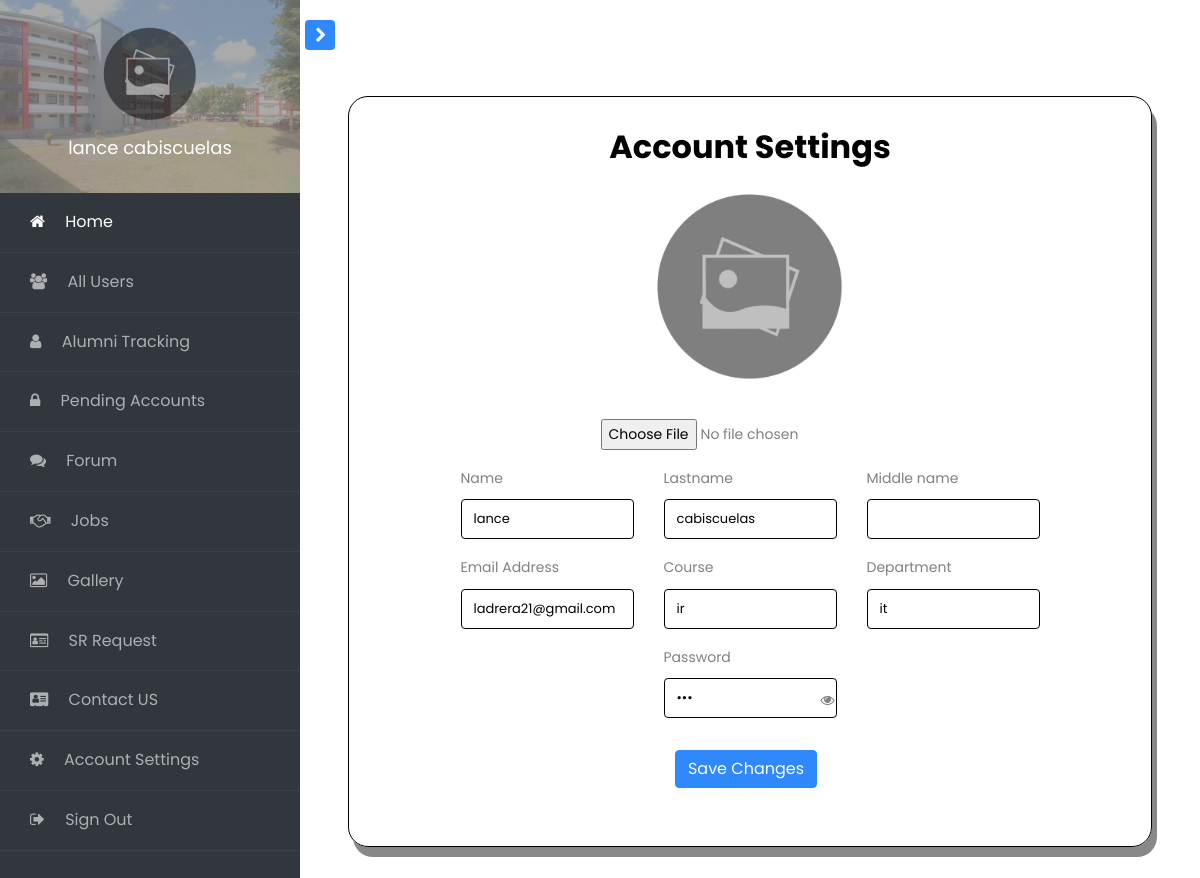
Before: /access/admin/index.php?page=settings (signed in) with the older database file.
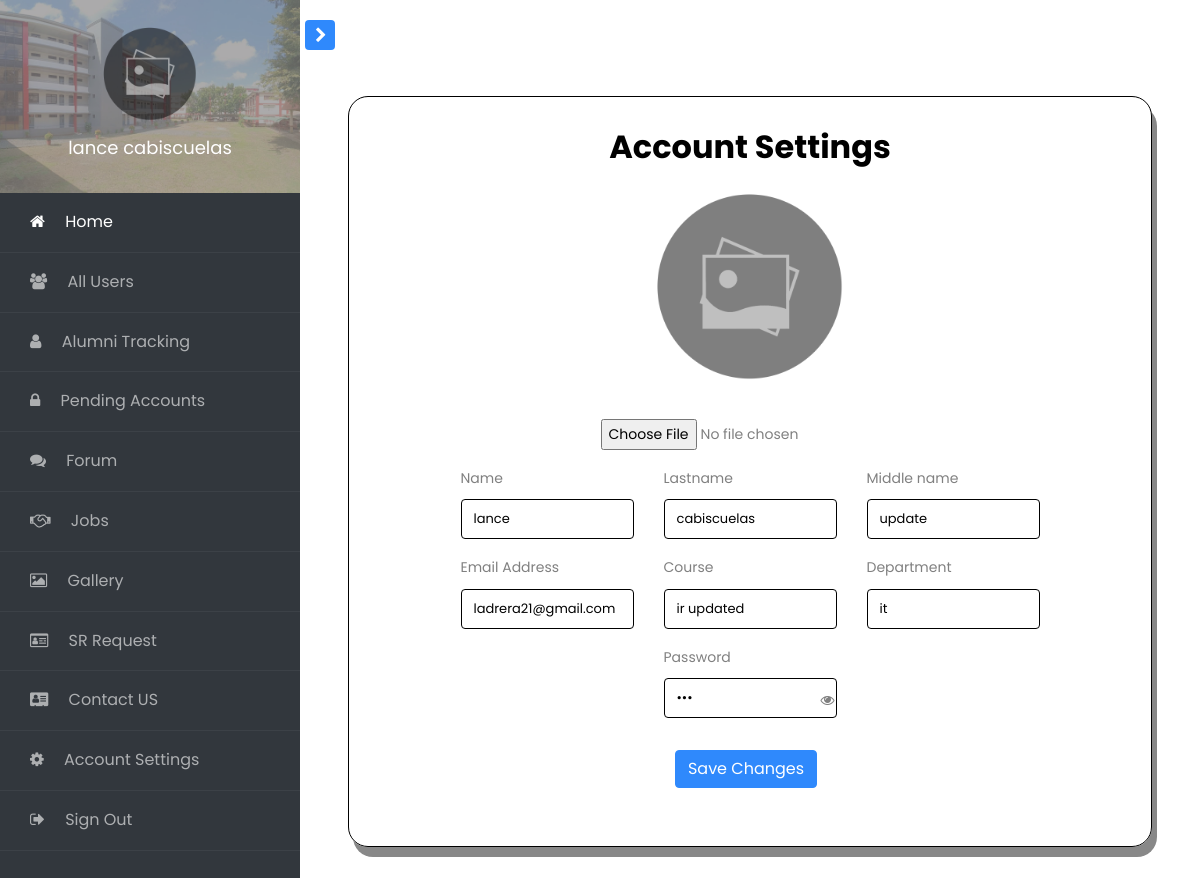
After: the same page with the newer database file.
### tables this page shows
CREATE TABLE `user_information` (
  `id` int(11) NOT NULL,
  `name` varchar(40) NOT NULL,
  `lastname` varchar(50) NOT NULL,
  `middle_name` varchar(50) NOT NULL,
  `email_address` varchar(100) NOT NULL,
  `department` varchar(50) NOT NULL,
  `mobile_number` varchar(40) NOT NULL,
  `course` varchar(100) NOT NULL,
  `sr_code` varchar(50) NOT NULL,
  `account_password` varchar(100) NOT NULL,
  `account_status` varchar(40) NOT NULL,
  `employment_status` varchar(40) NOT NULL,
  `profile_pic` varchar(100) NOT NULL,
  `date_register` varchar(40) NOT NULL
);

### methods/mysqliConnection.php (called while the page is built, shortened)
<?php
class Database{
	public function __construct(){
		$this->conn = mysqli_connect("localhost", "root", "", "bsu_alumni");
	}
}
?>

### methods/PDOConnection.php (called while the page is built, shortened)
<?php
class Connect{
    public $host = "localhost";
    public $user = "root";
    public $password = "";
    public $dbname = "bsu_alumni";
	public function __construct(){
        $dsn = "mysql:host=$this->host;dbname=$this->dbname;";
        $this->connection = new PDO($dsn, $this->user, $this->password);
	}
}
?>

### methods/globalmethods.php (called while the page is built, shortened)
<?php
include 'PDOConnection.php';
class DataOperation extends Connect{
	function getFullname($id) {
		$sql = "SELECT * FROM user_information where id = $id";
		$query = $this->connection->query($sql);
		$row = $query->fetch();
		return $row->name. " " .$row->lastname;
	}
}
?>

### access/admin/pages/settings.php (the view, shortened to what the changed rows need)
<?php
$myId = $_SESSION['id'];
$query = 'SELECT * FROM user_information WHERE id = '.$myId.'';
$stmt = $database->conn->query($query);
$row = $stmt->fetch_array();
?>
<div class="container" style="border: 1px solid black; border-radius: 20px; margin-top: 3rem;">
     <h2 class="text-center mt-3 mb-3" >Account Settings</h2>
    <div class="row justify-content-center">
        <div class="form-group">
                    <p class="text-center">
                <img src="<?php echo($row['profile_pic'] == '') ?  './profile_pic/default.png' : './profile_pic/'.$row['profile_pic']; ?>" class="img" style="width: 200px; height: 200px;" id="image_add" name="image" >
                    </p>
        </div>
    </div>
    <div class="row justify-content-center">
    <div class="form-group">
        <input type="file" name="file_add" id="file_add"  />
        </div>
  </div>
    <div class="row justify-content-center">
        <div class="col col-md-3">
            <div class="form-group">
                <label for="name">Name</label>
                <input type="text" id="name" class="form-control" value="<?php echo $row['name']; ?>">
            </div>
        </div>
        <div class="col col-md-3">
            <div class="form-group">
                    <label for="lastname">Lastname</label>
                    <input type="text" id="lastname" class="form-control" value="<?php echo $row['lastname']; ?>" >
            </div>
        </div>
        <div class="col col-md-3">
            <div class="form-group">
                    <label for="middle_name">Middle name</label>
                    <input type="text" id="middle_name" class="form-control" value="<?php echo $row['middle_name']; ?>" >
            </div>
        </div>
    </div>
    <div class="row justify-content-center">
        <div class="col col-md-3">
            <div class="form-group">
                    <label for="email">Email Address</label>
                    <input type="text" id="email" class="form-control" value="<?php echo $row['email_address']; ?>" >
            </div>
        </div>
        <div class="col col-md-3">
        <div class="form-group">
                <label for="course">Course</label>
                <input type="text" id="course" class="form-control" value="<?php echo $row['course']; ?>" >
            </div>
        </div>
        <div class="col col-md-3">
        <div class="form-group">
        <label for="department">Department</label>
                <input type="text" id="department" class="form-control" value="<?php echo $row['department']; ?>" >
        </div>
        </div>
    </div>
    <div class="row justify-content-center">
        <div class="col col-md-3">
        </div>
        <div class="col col-md-3">
                <div class="form-group">
                        <label for="password">Password</label>
                        <input  type="password" id="password" class="form-control" name="password" value="<?php echo $row['account_password']; ?>">
                        <span toggle="#password" class="fa fa-fw fa-eye field-icon toggle-password"></span>
                </div>
        </div>
        <div class="col col-md-3">
        </div>
    </div>
    <div class="row mb-5 mt-3 justify-content-center">
        <button class="btn btn-primary mr-2" onclick="updateAccount(<?php echo $_SESSION['id']; ?>)">Save Changes</button>
    </div>
</div>

### access/admin/index.php (shortened to what the changed rows need)
<?php
include "./../../methods/globalmethods.php";
include "./../../methods/mysqliConnection.php";
$meth = new DataOperation;
$database = new Database;
$query = 'SELECT profile_pic FROM user_information WHERE id = '.$_SESSION['id'] .'';
$stmt = $database->conn->query($query);
$profile_pic = $stmt->fetch_assoc();
?>
<!doctype html>
<html lang="en">
  <head>
		<link rel="stylesheet" href="https://stackpath.bootstrapcdn.com/font-awesome/4.7.0/css/font-awesome.min.css">
		<link rel="stylesheet" href="css/style.css">
    <link rel="stylesheet" href="./../../plugins/datatables/datatables.min.css">
    <link rel="stylesheet" href="css/admin.css">
  </head>
  <body>
		<div class="wrapper d-flex align-items-stretch">
			<nav id="sidebar">
	  		<div class="img bg-wrap text-center py-4" style="background-image: url(images/bg4-1.jpg);">
	  			<div class="user-logo">
	  				<div class="img" style="background-image: url(<?php echo($profile_pic['profile_pic'] == '') ?  './profile_pic/default.png' : './profile_pic/'.$profile_pic['profile_pic']; ?>);"></div>
	  				<h3><?php echo $meth->getFullname($_SESSION["id"]); ?></h3>
	  			</div>
	  		</div>
    	</nav>
      <div id="content" class="p-4 p-md-5 pt-5">
        <?php
        if (isset($_GET['page'])) {
            $page = $_GET['page'];
            $display = "pages/".$page.'.php';
            include($display);
        }else{
            $page = 'home';
            $display = "pages/".$page.'.php';
            include($display);
        }
      ?>
      </div>
		</div>
  </body>
</html>

Changed rows visible on the page:
changed user_information "lance cabiscuelas": middle_name (not shown) → "update"; course "ir" → "ir updated"
